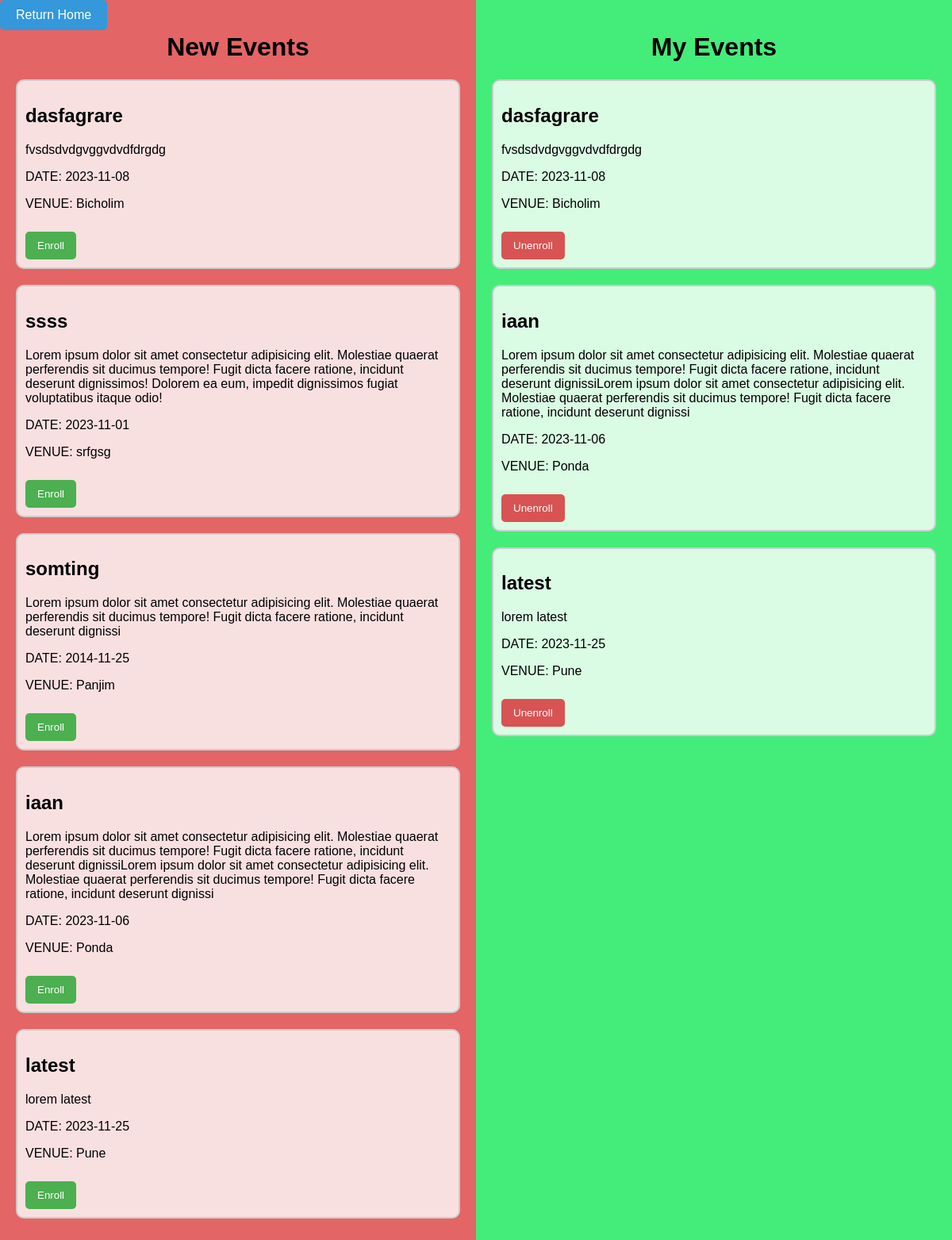
The app's page /uevent.php (signed in), older data.
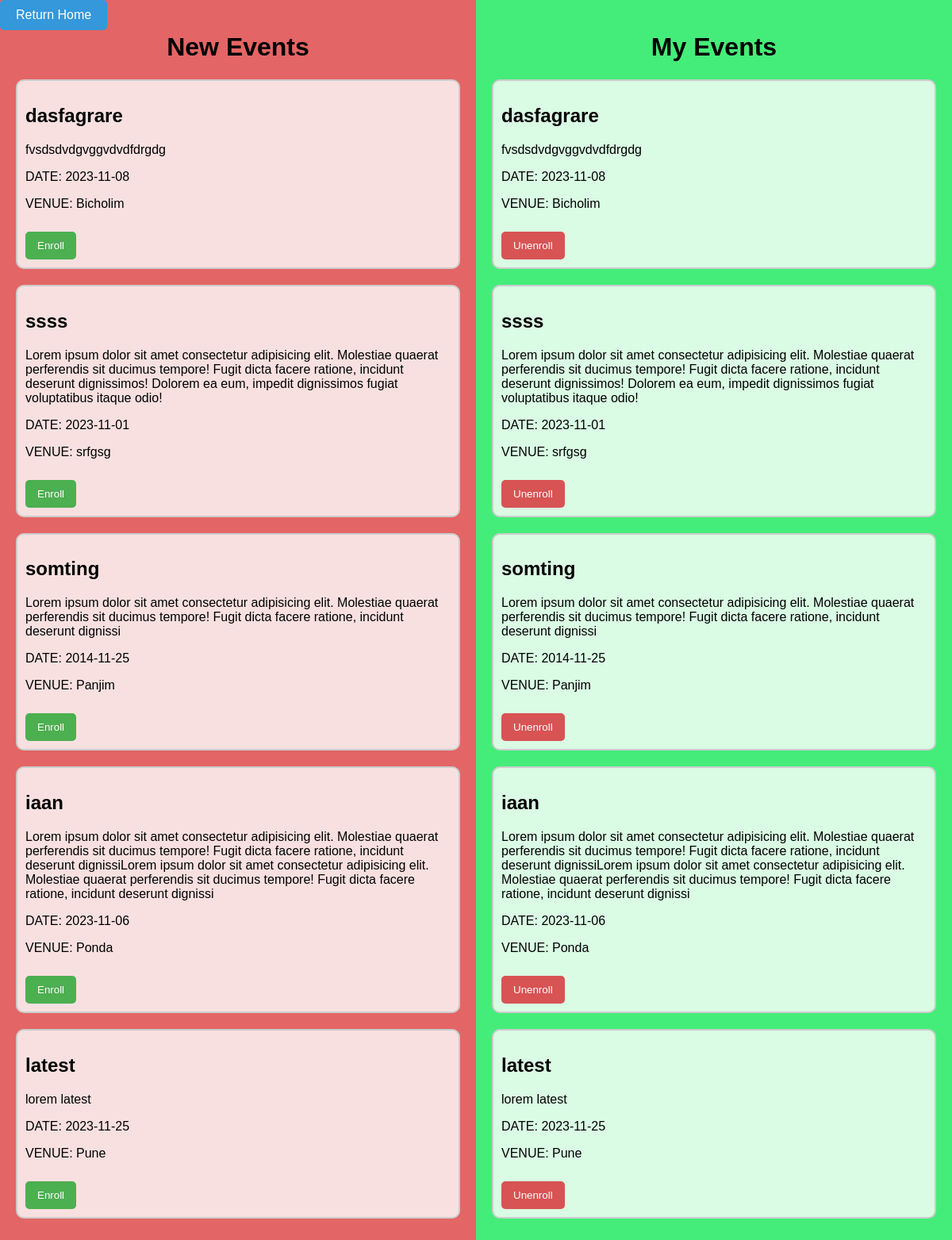
The same page, newer data.
### tables this page shows
CREATE TABLE `events` (
  `id` int(11) NOT NULL,
  `cid` int(11) NOT NULL,
  `name` text NOT NULL,
  `description` text NOT NULL,
  `date` date NOT NULL,
  `location` text NOT NULL
);

CREATE TABLE `enrolled` (
  `uid` int(11) NOT NULL,
  `taskid` int(11) NOT NULL
);

### uevent.php (the view, shortened to what this page needs)
<?php
include 'db.php';
function getEvents() {
    global $con;
    $events = array();
    $sql = "SELECT * FROM events";
    $result = $con->query($sql);
    if ($result->num_rows > 0) {
        while ($row = $result->fetch_assoc()) {
            $events[] = $row;
        }
    }
    return $events;
}
function getEnrolledEvents($uid) {
    global $con;
    $enrolledEvents = array();
    $sql = "SELECT * FROM events JOIN enrolled ON events.id = enrolled.taskid WHERE enrolled.uid = $uid";
    $result = $con->query($sql);
    if ($result->num_rows > 0) {
        while ($row = $result->fetch_assoc()) {
            $enrolledEvents[] = $row;
        }
    }
    return $enrolledEvents;
}
$events = getEvents();
$uid = $_SESSION['srno'];
$enrolledEvents = getEnrolledEvents($uid);
?>
<!DOCTYPE html>
<html lang="en">
<head>
    <link rel="stylesheet" href="css/uevent.css">
</head>
<body>
    <div class="container">
        <div class="left-container">
            <center><h1>New Events</h1></center>
            <form method="post" action="">
                <ul class="event-list">
                    <?php
                    foreach ($events as $event) {
                        echo "<form method='post' action=''>";
                        echo "<li class='event-card'>";
                        echo "<h2>{$event['name']}</h2>";
                        echo "<p>{$event['description']}</p>";
                        echo "<p>DATE: {$event['date']}</p>";
                        echo "<p>VENUE: {$event['location']}</p>";
                        echo "<button type='submit' name='enroll' class='enroll-btn'>Enroll</button>";
                        echo "</li>";
                        echo "</form>";
                    }
                    ?>
                </ul>
            </form>
        </div>
        <div class="right-container">
            <center><h1>My Events</h1></center>
            <form method="post" action="">
                <ul class="event-list">
                    <?php
                    foreach ($enrolledEvents as $enrolledEvent) {
                        echo "<form method='post' action=''>";
                        echo "<li class='event-card'>";
                        echo "<h2>{$enrolledEvent['name']}</h2>";
                        echo "<p>{$enrolledEvent['description']}</p>";
                        echo "<p>DATE: {$enrolledEvent['date']}</p>";
                        echo "<p>VENUE: {$enrolledEvent['location']}</p>";
                        echo "<button type='submit' name='unenroll' class='unenroll-btn'>Unenroll</button>";
                        echo "</li>";
                        echo "</form>";
                    }
                    ?>
                </ul>
            </form>
        </div>
    </div>
    <?php include 'returnhome.php'; ?>
</body>
</html>

Row changes from the older to the newer data that the page shows:
added enrolled: taskid.name "ssss", taskid.description "Lorem ipsum dolor sit amet consectetur adipisicing elit. Molestiae quaerat perferendis sit ducimus tempore! Fugit dicta facere ratione, incidunt deserunt dignissimos! Dolorem ea eum, impedit dignissimos fugiat voluptatibus itaque odio!", taskid.date "2023-11-01", taskid.location "srfgsg"
added enrolled: taskid.name "somting", taskid.description "Lorem ipsum dolor sit amet consectetur adipisicing elit. Molestiae quaerat perferendis sit ducimus tempore! Fugit dicta facere ratione, incidunt deserunt dignissi", taskid.date "2014-11-25", taskid.location "Panjim"
